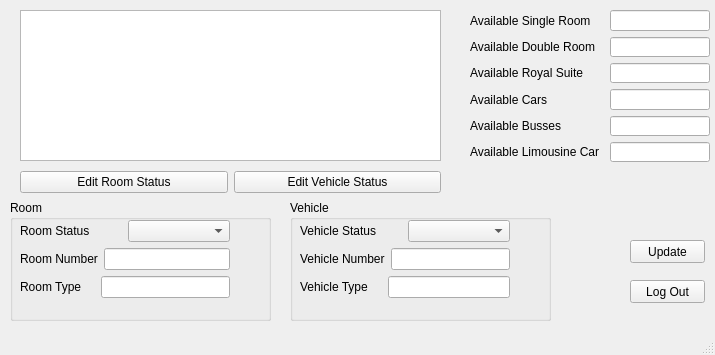
<?xml version="1.0" encoding="UTF-8"?>
<ui version="4.0">
 <class>EditRoomStatus</class>
 <widget class="QMainWindow" name="EditRoomStatus">
  <property name="geometry">
   <rect>
    <x>0</x>
    <y>0</y>
    <width>715</width>
    <height>355</height>
   </rect>
  </property>
  <property name="windowTitle">
   <string>MainWindow</string>
  </property>
  <widget class="QWidget" name="centralwidget">
   <widget class="QTableWidget" name="Reservable">
    <property name="geometry">
     <rect>
      <x>20</x>
      <y>10</y>
      <width>421</width>
      <height>151</height>
     </rect>
    </property>
   </widget>
   <widget class="QGroupBox" name="groupBox_Room">
    <property name="geometry">
     <rect>
      <x>10</x>
      <y>200</y>
      <width>261</width>
      <height>121</height>
     </rect>
    </property>
    <property name="title">
     <string>Room </string>
    </property>
    <widget class="QWidget" name="">
     <property name="geometry">
      <rect>
       <x>10</x>
       <y>20</y>
       <width>210</width>
       <height>80</height>
      </rect>
     </property>
     <layout class="QVBoxLayout" name="verticalLayout">
      <item>
       <layout class="QHBoxLayout" name="horizontalLayout_2">
        <item>
         <widget class="QLabel" name="label">
          <property name="text">
           <string>Room Status</string>
          </property>
         </widget>
        </item>
        <item>
         <widget class="QComboBox" name="comboBox_RoomStatus"/>
        </item>
       </layout>
      </item>
      <item>
       <layout class="QHBoxLayout" name="horizontalLayout_4">
        <item>
         <widget class="QLabel" name="label_3">
          <property name="text">
           <string>Room Number</string>
          </property>
         </widget>
        </item>
        <item>
         <widget class="QLineEdit" name="lineEdit_RoomNo"/>
        </item>
       </layout>
      </item>
      <item>
       <layout class="QHBoxLayout" name="horizontalLayout_5">
        <item>
         <widget class="QLabel" name="label_4">
          <property name="text">
           <string>Room Type    </string>
          </property>
         </widget>
        </item>
        <item>
         <widget class="QLineEdit" name="lineEdit_RoomType"/>
        </item>
       </layout>
      </item>
     </layout>
    </widget>
   </widget>
   <widget class="QGroupBox" name="groupBox_Vehicle">
    <property name="geometry">
     <rect>
      <x>290</x>
      <y>200</y>
      <width>261</width>
      <height>121</height>
     </rect>
    </property>
    <property name="title">
     <string>Vehicle</string>
    </property>
    <widget class="QWidget" name="layoutWidget_2">
     <property name="geometry">
      <rect>
       <x>10</x>
       <y>20</y>
       <width>210</width>
       <height>80</height>
      </rect>
     </property>
     <layout class="QVBoxLayout" name="verticalLayout_2">
      <item>
       <layout class="QHBoxLayout" name="horizontalLayout_3">
        <item>
         <widget class="QLabel" name="label_2">
          <property name="text">
           <string>Vehicle Status</string>
          </property>
         </widget>
        </item>
        <item>
         <widget class="QComboBox" name="comboBox_VehicleStatus"/>
        </item>
       </layout>
      </item>
      <item>
       <layout class="QHBoxLayout" name="horizontalLayout_6">
        <item>
         <widget class="QLabel" name="label_5">
          <property name="text">
           <string>Vehicle Number</string>
          </property>
         </widget>
        </item>
        <item>
         <widget class="QLineEdit" name="lineEdit_VehicleNo"/>
        </item>
       </layout>
      </item>
      <item>
       <layout class="QHBoxLayout" name="horizontalLayout_7">
        <item>
         <widget class="QLabel" name="label_6">
          <property name="text">
           <string>Vehicle Type    </string>
          </property>
         </widget>
        </item>
        <item>
         <widget class="QLineEdit" name="lineEdit_VehicleType"/>
        </item>
       </layout>
      </item>
     </layout>
    </widget>
   </widget>
   <widget class="QWidget" name="layoutWidget_3">
    <property name="geometry">
     <rect>
      <x>470</x>
      <y>10</y>
      <width>240</width>
      <height>152</height>
     </rect>
    </property>
    <layout class="QGridLayout" name="gridLayout">
     <item row="5" column="4">
      <widget class="QLineEdit" name="lineEdit_6"/>
     </item>
     <item row="0" column="0" colspan="3">
      <widget class="QLabel" name="label_7">
       <property name="text">
        <string>Available Single Room  </string>
       </property>
      </widget>
     </item>
     <item row="1" column="0" colspan="3">
      <widget class="QLabel" name="label_8">
       <property name="text">
        <string>Available Double Room</string>
       </property>
      </widget>
     </item>
     <item row="5" column="0" colspan="4">
      <widget class="QLabel" name="label_12">
       <property name="text">
        <string>Available Limousine Car</string>
       </property>
      </widget>
     </item>
     <item row="0" column="4">
      <widget class="QLineEdit" name="lineEdit">
       <property name="enabled">
        <bool>true</bool>
       </property>
       <property name="text">
        <string/>
       </property>
      </widget>
     </item>
     <item row="3" column="4">
      <widget class="QLineEdit" name="lineEdit_4"/>
     </item>
     <item row="2" column="0" colspan="3">
      <widget class="QLabel" name="label_9">
       <property name="text">
        <string>Available Royal Suite  </string>
       </property>
      </widget>
     </item>
     <item row="1" column="4">
      <widget class="QLineEdit" name="lineEdit_2"/>
     </item>
     <item row="3" column="0">
      <widget class="QLabel" name="label_10">
       <property name="text">
        <string>Available Cars</string>
       </property>
      </widget>
     </item>
     <item row="4" column="0" colspan="2">
      <widget class="QLabel" name="label_11">
       <property name="text">
        <string>Available Busses</string>
       </property>
      </widget>
     </item>
     <item row="4" column="4">
      <widget class="QLineEdit" name="lineEdit_5"/>
     </item>
     <item row="2" column="4">
      <widget class="QLineEdit" name="lineEdit_3"/>
     </item>
    </layout>
   </widget>
   <widget class="QPushButton" name="LogOut">
    <property name="geometry">
     <rect>
      <x>630</x>
      <y>280</y>
      <width>75</width>
      <height>23</height>
     </rect>
    </property>
    <property name="text">
     <string>Log Out</string>
    </property>
   </widget>
   <widget class="QPushButton" name="Update">
    <property name="geometry">
     <rect>
      <x>630</x>
      <y>240</y>
      <width>75</width>
      <height>23</height>
     </rect>
    </property>
    <property name="text">
     <string>Update</string>
    </property>
   </widget>
   <widget class="QWidget" name="">
    <property name="geometry">
     <rect>
      <x>20</x>
      <y>170</y>
      <width>421</width>
      <height>25</height>
     </rect>
    </property>
    <layout class="QHBoxLayout" name="horizontalLayout">
     <item>
      <widget class="QPushButton" name="editRoom">
       <property name="text">
        <string>Edit Room Status</string>
       </property>
      </widget>
     </item>
     <item>
      <widget class="QPushButton" name="editVehicle">
       <property name="text">
        <string>Edit Vehicle Status</string>
       </property>
      </widget>
     </item>
    </layout>
   </widget>
  </widget>
  <widget class="QMenuBar" name="menubar">
   <property name="geometry">
    <rect>
     <x>0</x>
     <y>0</y>
     <width>715</width>
     <height>21</height>
    </rect>
   </property>
  </widget>
  <widget class="QStatusBar" name="statusbar"/>
 </widget>
 <resources/>
 <connections/>
</ui>
